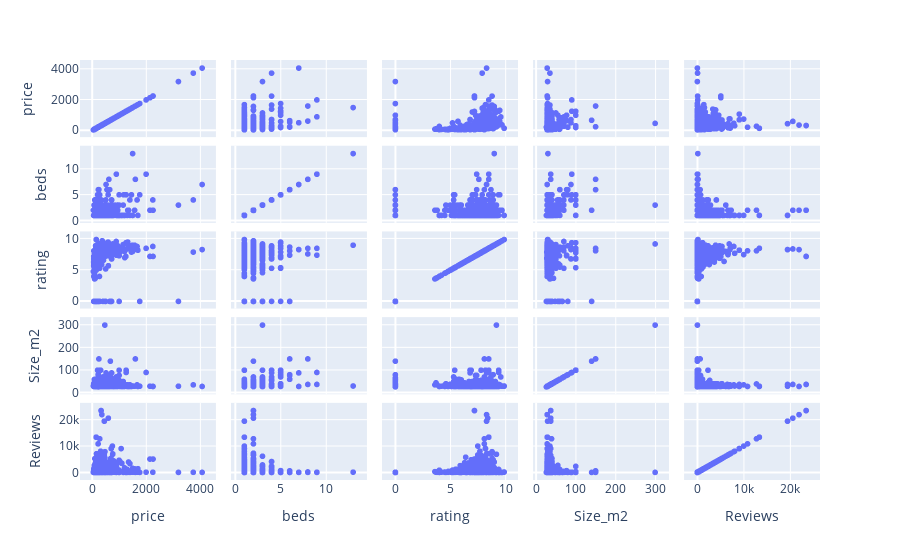

Here is the notebook cell this chart was saved with:
### Code cell
import plotly.express as px
fig = px.scatter_matrix(X2)
fig.show()

### Figure 1 — Plotly figure (JSON) as saved in the notebook; plotly's stock layout.template omitted (floating-point values rounded to 4 significant figures; data arrays with more than 128 entries replaced by an {"elided": "..."} marker saying what was removed)
{"data": [{"dimensions": [{"axis": {"matches": true}, "label": "price", "values": {"elided": "899 int values"}}, {"axis": {"matches": true}, "label": "beds", "values": {"elided": "899 int values"}}, {"axis": {"matches": true}, "label": "rating", "values": {"elided": "899 float values"}}, {"axis": {"matches": true}, "label": "Size_m2", "values": {"elided": "899 int values"}}, {"axis": {"matches": true}, "label": "Reviews", "values": {"elided": "899 int values"}}], "hovertemplate": "%{xaxis.title.text}=%{x}<br>%{yaxis.title.text}=%{y}<extra></extra>", "legendgroup": "", "marker": {"color": "#636efa", "symbol": "circle"}, "name": "", "showlegend": false, "type": "splom"}], "layout": {"dragmode": "select", "legend": {"tracegroupgap": 0}, "margin": {"t": 60}}}
